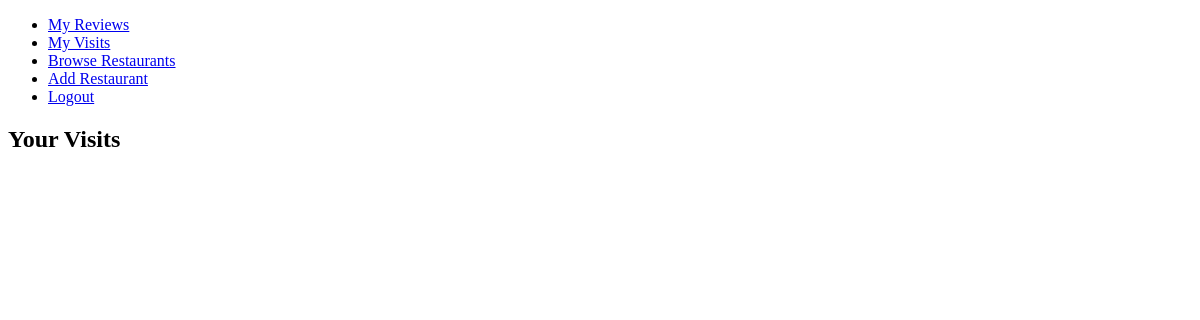
Page /user-visits/ (signed in) on the earlier database version.
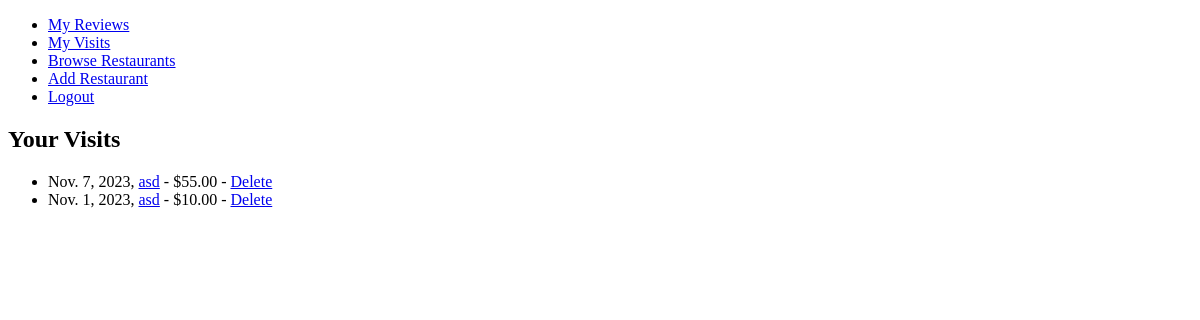
Same page on the later database version.
### reviews/models.py (models this page shows, shortened)
class Visit(models.Model):
    restaurant = models.ForeignKey(Restaurant, on_delete=models.SET_NULL, null=True)
    customer = models.ForeignKey(get_user_model(), on_delete=models.CASCADE)
    date = models.DateField()
    spending = models.DecimalField(max_digits=10, decimal_places=2)
    class Meta:
        unique_together = ['restaurant', 'customer', 'date']

class Restaurant(models.Model):
    RESTAURANT_TYPE_OPTIONS: List[Tuple[str, str]] = [
        ('african_cuisine', 'African cuisine'),
        ('american_cuisine', 'Cuisine of the Americas'),
        ('asian_cuisine', 'Asian cuisine'),
        ('european_cuisine', 'European cuisine'),
        ('oceanic_cuisine', 'Oceanic cuisine'),
    ]
    name = models.CharField(max_length=100)
    cuisine = models.CharField(max_length=50, choices=RESTAURANT_TYPE_OPTIONS, default='european_cuisine')
    address = models.TextField(max_length=200)
    created_by = models.ForeignKey(get_user_model(), on_delete=models.CASCADE)
    def __str__(self):
        return self.name

### reviews/views.py (the view)
# urls.py: path('user-visits/', user_visits, name='user_visits'),
@login_required
def user_visits(request):
    visits = Visit.objects.filter(customer=request.user).order_by('-date')
    return render(request, 'reviews/user_visits.html', {'user_visits': visits})

### reviews/templates/reviews/user_visits.html (shortened to what this page needs)
<!DOCTYPE html>
<html lang="en">
<head>
</head>
<body>
{% extends 'main.html' %}
{% block content %}
    <h2>Your Visits</h2>
    <ul>
        {% for visit in user_visits %}
            <li>
                {{ visit.date }},
                {% if visit.restaurant_id %}
                    <a href="{% url 'restaurant_detail' visit.restaurant.id %}">{{ visit.restaurant }}</a>
                {% else %}
                    Deleted Facility
                {% endif %}
                - ${{ visit.spending }} - <a href="{% url 'delete_visit' visit.id %}">Delete</a>
            </li>
        {% endfor %}
    </ul>
{% endblock content %}

### templates/main.html (shortened to what this page needs)
<!DOCTYPE html>
{% load static %}
<html lang="en">
<head>
</head>
<body>
{% include 'navbar.html' %}
{% block content %}
{% endblock content %}
</body>
</html>

### templates/navbar.html
<nav>
    <ul>
        {% if user.is_authenticated %}
            <li><a href="{% url 'user_reviews' %}">My Reviews</a></li>
            <li><a href="{% url 'user_visits' %}">My Visits</a></li>
            <li><a href="{% url 'restaurant_list' %}">Browse Restaurants</a></li>
            <li><a href="{% url 'add_restaurant' %}">Add Restaurant</a></li>
            <li><a href="{% url 'logout' %}">Logout</a></li>
        {% else %}
            <li><a href="{% url 'login' %}">Login</a></li>
            {% if not request.user.is_authenticated %}
                <li><a href="{% url 'register' %}">Register</a></li>
            {% endif %}
        {% endif %}
    </ul>
</nav>

Differences in the rows shown:
added Visit: date "Nov. 7, 2023", restaurant "asd", spending "55.00"
added Visit: date "Nov. 1, 2023", restaurant "asd", spending "10.00"
